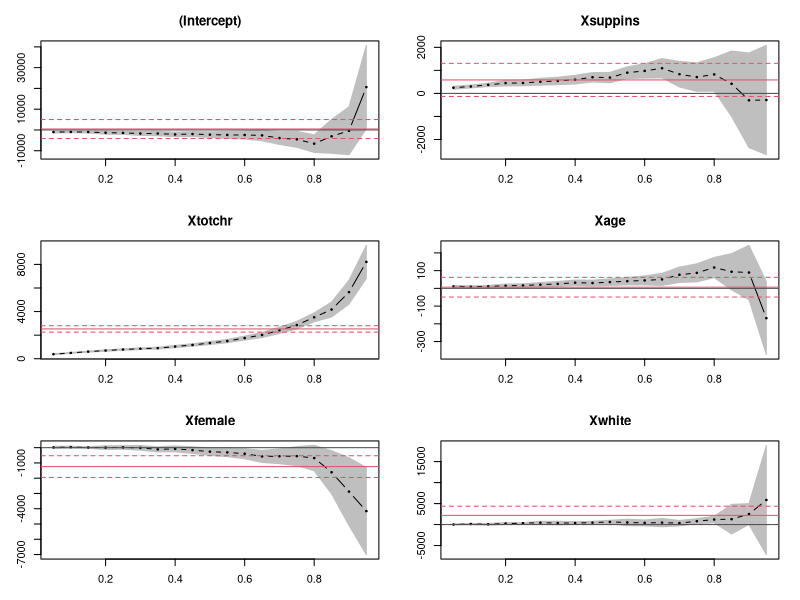

This chart was generated by the following R code:
# Quantile Regression in R
# Copyright 2013 by Ani Katchova

# install.packages("quantreg")
library(quantreg)

setwd("/datascience/projects/trading/econometricsacademy")
mydata<- read.csv("quantile_health.csv")
attach(mydata)

# Define variables
Y <- cbind(totexp)
X <- cbind(suppins, totchr, age, female, white)

# Descriptive statistics
summary(Y)
summary(X)

# OLS regression
olsreg <- lm(Y ~ X, data=mydata)
summary(olsreg)

# Quantile regression
quantreg25 <- rq(Y ~ X, data=mydata, tau=0.25)
summary(quantreg25)

quantreg50 <- rq(Y ~ X, data=mydata, tau=0.5)
summary(quantreg50)

quantreg75 <- rq(Y ~ X, data=mydata, tau=0.75)
summary(quantreg75)

# Simultaneous quantile regression
quantreg2575 <- rq(Y ~ X, data=mydata, tau=c(0.25, 0.75))
summary(quantreg2575)

# ANOVA test for coefficient differences
anova(quantreg25, quantreg75)

# Plotting data
quantreg.all <- rq(Y ~ X, tau = seq(0.05, 0.95, by = 0.05), data=mydata)
quantreg.plot <- summary(quantreg.all)
plot(quantreg.plot)
